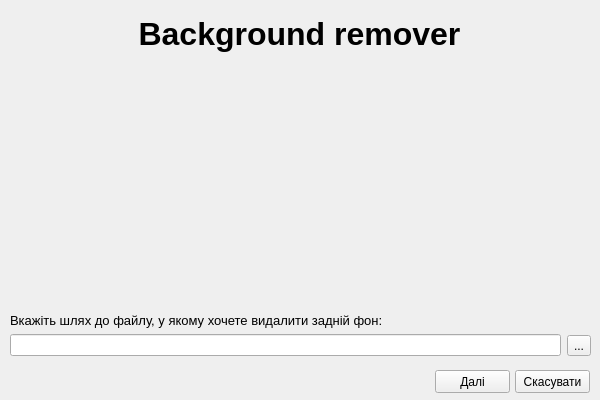
<?xml version="1.0" encoding="UTF-8"?>
<ui version="4.0">
 <class>FirstWindow</class>
 <widget class="QMainWindow" name="FirstWindow">
  <property name="geometry">
   <rect>
    <x>0</x>
    <y>0</y>
    <width>600</width>
    <height>400</height>
   </rect>
  </property>
  <property name="windowTitle">
   <string>MainWindow</string>
  </property>
  <widget class="QWidget" name="centralwidget1">
   <property name="styleSheet">
    <string notr="true">background-image: url(D:Робочі файлиПолітехніка 2 курсСайтДизайн сайту/wall.jpg);</string>
   </property>
   <widget class="QWidget" name="verticalLayoutWidget">
    <property name="geometry">
     <rect>
      <x>-1</x>
      <y>-1</y>
      <width>601</width>
      <height>71</height>
     </rect>
    </property>
    <layout class="QVBoxLayout" name="verticalLayout_1_1">
     <item>
      <widget class="QLabel" name="label_1_1">
       <property name="text">
        <string>&lt;html&gt;&lt;head/&gt;&lt;body&gt;&lt;p align=&quot;center&quot;&gt;&lt;span style=&quot; font-size:24pt; font-weight:600;&quot;&gt;Background remover&lt;/span&gt;&lt;/p&gt;&lt;/body&gt;&lt;/html&gt;</string>
       </property>
      </widget>
     </item>
    </layout>
   </widget>
   <widget class="QWidget" name="verticalLayoutWidget_2">
    <property name="geometry">
     <rect>
      <x>10</x>
      <y>70</y>
      <width>581</width>
      <height>261</height>
     </rect>
    </property>
    <layout class="QVBoxLayout" name="verticalLayout_2_1">
     <item>
      <widget class="QLabel" name="label_2_1">
       <property name="text">
        <string/>
       </property>
       <property name="pixmap">
        <pixmap>Фон.png</pixmap>
       </property>
      </widget>
     </item>
    </layout>
   </widget>
   <widget class="QWidget" name="horizontalLayoutWidget">
    <property name="geometry">
     <rect>
      <x>10</x>
      <y>330</y>
      <width>581</width>
      <height>31</height>
     </rect>
    </property>
    <layout class="QHBoxLayout" name="horizontalLayout1">
     <item>
      <widget class="QLineEdit" name="lineEdit1"/>
     </item>
     <item>
      <widget class="QToolButton" name="search1">
       <property name="text">
        <string>...</string>
       </property>
      </widget>
     </item>
    </layout>
   </widget>
   <widget class="QWidget" name="verticalLayoutWidget_3">
    <property name="geometry">
     <rect>
      <x>10</x>
      <y>310</y>
      <width>581</width>
      <height>21</height>
     </rect>
    </property>
    <layout class="QVBoxLayout" name="verticalLayout_3_1">
     <item>
      <widget class="QLabel" name="label_3_1">
       <property name="text">
        <string>&lt;html&gt;&lt;head/&gt;&lt;body&gt;&lt;p&gt;&lt;span style=&quot; font-size:10pt;&quot;&gt;Вкажіть шлях до файлу, у якому хочете видалити задній фон:&lt;/span&gt;&lt;/p&gt;&lt;/body&gt;&lt;/html&gt;</string>
       </property>
      </widget>
     </item>
    </layout>
   </widget>
   <widget class="QPushButton" name="cancell1">
    <property name="geometry">
     <rect>
      <x>515</x>
      <y>370</y>
      <width>75</width>
      <height>23</height>
     </rect>
    </property>
    <property name="text">
     <string>Скасувати</string>
    </property>
   </widget>
   <widget class="QPushButton" name="next1">
    <property name="geometry">
     <rect>
      <x>435</x>
      <y>370</y>
      <width>75</width>
      <height>23</height>
     </rect>
    </property>
    <property name="text">
     <string>Далі</string>
    </property>
   </widget>
  </widget>
 </widget>
 <resources/>
 <connections/>
</ui>
